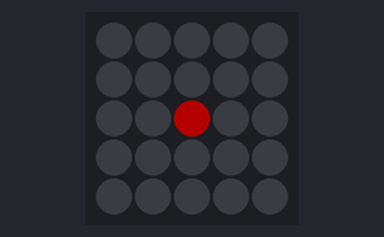
A program run on a simulated Raspberry Pi Pico running MicroPython. Shown: 5×5 RGB LED matrix. Dim RGB values are drawn brighter than linear; the 25 LEDs are laid out as on the BitDogLab board (LED 0 bottom right, every second row reversed). At 3.0 s the program stops and its outputs stay as they are.

Above: at 0.1 s.
At 1.1 s:
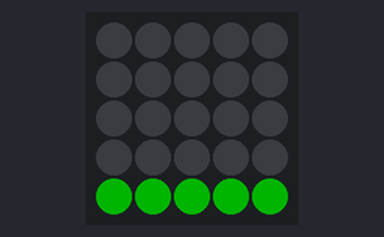
At 2.1 s:
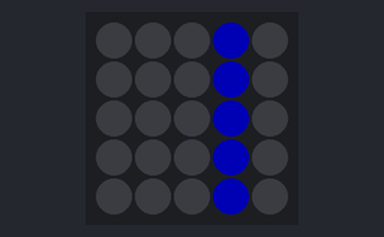

The program:

acender_led_posicao.py
```python
# acender_led_posicao.py
# Acende um LED específico na matriz 5x5
# Bloco: Ligar LED na linha X coluna Y

from machine import Pin
import neopixel
import time

# Configuração do NeoPixel (matriz 5x5)
NEOPIXEL_PIN = 7
NUM_LEDS = 25

# Inicializa a matriz de LEDs
np = neopixel.NeoPixel(Pin(NEOPIXEL_PIN), NUM_LEDS)

# Matriz de mapeamento (linha, coluna) -> índice do LED
LED_MATRIX = [
    [24, 23, 22, 21, 20],
    [15, 16, 17, 18, 19],
    [14, 13, 12, 11, 10],
    [5, 6, 7, 8, 9],
    [4, 3, 2, 1, 0]
]

def acender_led_posicao(linha, coluna, cor, intensidade=30, brilho_global=0.5, limpar=True):
    """
    Acende um LED específico na matriz 5x5.

    Args:
        linha: Linha do LED (0 a 4)
        coluna: Coluna do LED (0 a 4)
        cor: Tupla (R, G, B) com valores de 0 a 255
        intensidade: Intensidade de 0 a 100 (percentual)
        brilho_global: Fator de brilho global (0.0 a 1.0)
        limpar: Se True, limpa a matriz antes de acender
    """
    if limpar:
        for i in range(25):
            np[i] = (0, 0, 0)

    if 0 <= linha <= 4 and 0 <= coluna <= 4:
        led_index = LED_MATRIX[4 - linha][coluna]
        r = int(cor[0] * intensidade / 100 * brilho_global)
        g = int(cor[1] * intensidade / 100 * brilho_global)
        b = int(cor[2] * intensidade / 100 * brilho_global)
        np[led_index] = (r, g, b)

    np.write()

def acender_linha(linha, cor, intensidade=30, brilho_global=0.5):
    """
    Acende uma linha completa na matriz.

    Args:
        linha: Linha a acender (0 a 4)
        cor: Tupla (R, G, B)
        intensidade: Intensidade de 0 a 100
        brilho_global: Fator de brilho global
    """
    for i in range(25):
        np[i] = (0, 0, 0)

    if 0 <= linha <= 4:
        for x in range(5):
            led_index = LED_MATRIX[4 - linha][x]
            r = int(cor[0] * intensidade / 100 * brilho_global)
            g = int(cor[1] * intensidade / 100 * brilho_global)
            b = int(cor[2] * intensidade / 100 * brilho_global)
            np[led_index] = (r, g, b)

    np.write()

def acender_coluna(coluna, cor, intensidade=30, brilho_global=0.5):
    """
    Acende uma coluna completa na matriz.

    Args:
        coluna: Coluna a acender (0 a 4)
        cor: Tupla (R, G, B)
        intensidade: Intensidade de 0 a 100
        brilho_global: Fator de brilho global
    """
    for i in range(25):
        np[i] = (0, 0, 0)

    if 0 <= coluna <= 4:
        for y in range(5):
            led_index = LED_MATRIX[y][coluna]
            r = int(cor[0] * intensidade / 100 * brilho_global)
            g = int(cor[1] * intensidade / 100 * brilho_global)
            b = int(cor[2] * intensidade / 100 * brilho_global)
            np[led_index] = (r, g, b)

    np.write()

# Exemplo de uso
if __name__ == "__main__":
 # Acende o LED na posição (2, 2) - centro
    acender_led_posicao(2, 2, (255, 0, 0), 50)
    time.sleep(1)

 # Acende a linha 0
    acender_linha(0, (0, 255, 0), 50)
    time.sleep(1)

 # Acende a coluna 3
    acender_coluna(3, (0, 0, 255), 50)
    time.sleep(1)

 # Desliga a matriz
    for i in range(25):
        np[i] = (0, 0, 0)
    np.write()
```

Measured:
- what the display in image 1 shows lasts 1.0 s, from 1.0 s to 2.0 s
